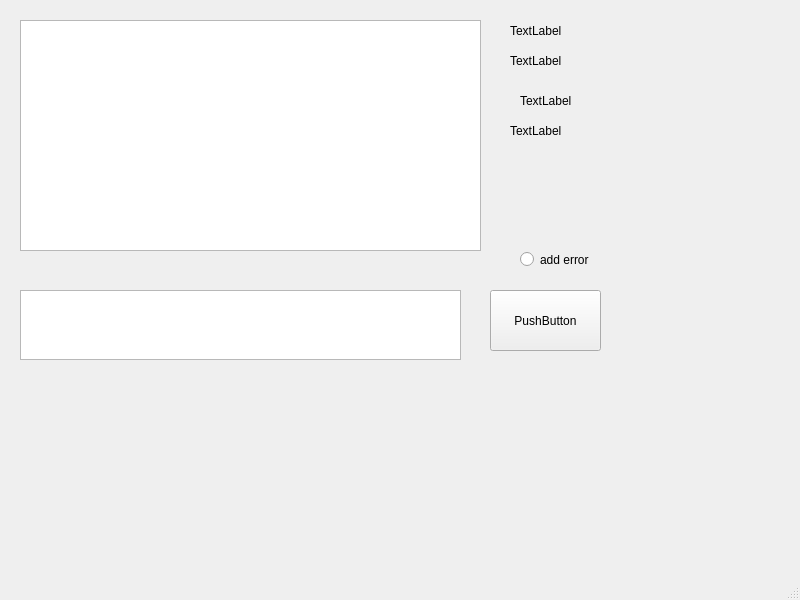
<?xml version="1.0" encoding="UTF-8"?>
<ui version="4.0">
 <class>MainWindow</class>
 <widget class="QMainWindow" name="MainWindow">
  <property name="geometry">
   <rect>
    <x>0</x>
    <y>0</y>
    <width>800</width>
    <height>600</height>
   </rect>
  </property>
  <property name="windowTitle">
   <string>MainWindow</string>
  </property>
  <widget class="QWidget" name="centralwidget">
   <widget class="QTextEdit" name="textEdit">
    <property name="geometry">
     <rect>
      <x>20</x>
      <y>290</y>
      <width>441</width>
      <height>70</height>
     </rect>
    </property>
   </widget>
   <widget class="QPushButton" name="pushButton">
    <property name="geometry">
     <rect>
      <x>490</x>
      <y>290</y>
      <width>111</width>
      <height>61</height>
     </rect>
    </property>
    <property name="text">
     <string>PushButton</string>
    </property>
   </widget>
   <widget class="QPlainTextEdit" name="plainTextEdit">
    <property name="geometry">
     <rect>
      <x>20</x>
      <y>20</y>
      <width>461</width>
      <height>231</height>
     </rect>
    </property>
   </widget>
   <widget class="QLabel" name="baudRate">
    <property name="geometry">
     <rect>
      <x>510</x>
      <y>20</y>
      <width>151</width>
      <height>21</height>
     </rect>
    </property>
    <property name="text">
     <string>TextLabel</string>
    </property>
   </widget>
   <widget class="QLabel" name="parity">
    <property name="geometry">
     <rect>
      <x>510</x>
      <y>50</y>
      <width>141</width>
      <height>21</height>
     </rect>
    </property>
    <property name="text">
     <string>TextLabel</string>
    </property>
   </widget>
   <widget class="QLabel" name="byteSize">
    <property name="geometry">
     <rect>
      <x>520</x>
      <y>90</y>
      <width>151</width>
      <height>21</height>
     </rect>
    </property>
    <property name="text">
     <string>TextLabel</string>
    </property>
   </widget>
   <widget class="QLabel" name="stopBits">
    <property name="geometry">
     <rect>
      <x>510</x>
      <y>120</y>
      <width>161</width>
      <height>21</height>
     </rect>
    </property>
    <property name="text">
     <string>TextLabel</string>
    </property>
   </widget>
   <widget class="QRadioButton" name="radioButton">
    <property name="geometry">
     <rect>
      <x>520</x>
      <y>250</y>
      <width>84</width>
      <height>19</height>
     </rect>
    </property>
    <property name="text">
     <string>add error</string>
    </property>
   </widget>
  </widget>
  <widget class="QMenuBar" name="menubar">
   <property name="geometry">
    <rect>
     <x>0</x>
     <y>0</y>
     <width>800</width>
     <height>20</height>
    </rect>
   </property>
  </widget>
  <widget class="QStatusBar" name="statusbar"/>
 </widget>
 <resources/>
 <connections/>
</ui>
